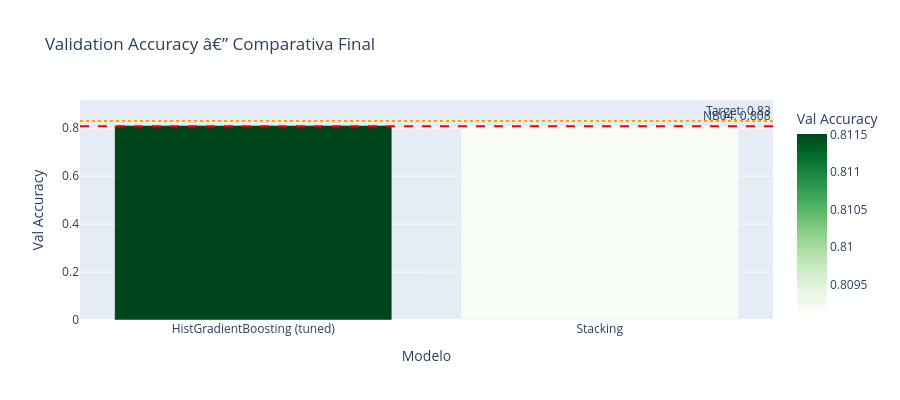

Notebook code cell kept with this figure:
### Code cell
eval_df = pd.DataFrame(eval_results).T.sort_values('val_accuracy', ascending=False)

fig = px.bar(
    eval_df.reset_index().rename(columns={'index': 'Modelo'}),
    x='Modelo', y='val_accuracy',
    title='Validation Accuracy â€” Comparativa Final',
    labels={'val_accuracy': 'Val Accuracy'},
    color='val_accuracy', color_continuous_scale='Greens',
)
if nb04_val_acc:
    fig.add_hline(y=nb04_val_acc, line_dash='dash', line_color='red',
                  annotation_text=f'NB04: {nb04_val_acc:.3f}')
fig.add_hline(y=TARGET_ACCURACY, line_dash='dot', line_color='orange',
              annotation_text=f'Target: {TARGET_ACCURACY}')
fig.update_layout(height=400, showlegend=False)
fig.show()

### Figure 1 — Plotly figure (JSON) as saved in the notebook; plotly's stock layout.template omitted (floating-point values rounded to 4 significant figures)
{"data": [{"alignmentgroup": "True", "hovertemplate": "Modelo=%{x}<br>Val Accuracy=%{marker.color}<extra></extra>", "legendgroup": "", "marker": {"color": [0.8115, 0.8092], "coloraxis": "coloraxis", "pattern": {"shape": ""}}, "name": "", "offsetgroup": "", "orientation": "v", "showlegend": false, "textposition": "auto", "type": "bar", "x": ["HistGradientBoosting (tuned)", "Stacking"], "xaxis": "x", "y": [0.8115, 0.8092], "yaxis": "y"}], "layout": {"annotations": [{"showarrow": false, "text": "NB04: 0.808", "x": 1, "xanchor": "right", "xref": "x domain", "y": 0.808, "yanchor": "bottom", "yref": "y"}, {"showarrow": false, "text": "Target: 0.83", "x": 1, "xanchor": "right", "xref": "x domain", "y": 0.83, "yanchor": "bottom", "yref": "y"}], "barmode": "relative", "coloraxis": {"colorbar": {"title": {"text": "Val Accuracy"}}, "colorscale": [[0, "rgb(247,252,245)"], [0.125, "rgb(229,245,224)"], [0.25, "rgb(199,233,192)"], [0.375, "rgb(161,217,155)"], [0.5, "rgb(116,196,118)"], [0.625, "rgb(65,171,93)"], [0.75, "rgb(35,139,69)"], [0.875, "rgb(0,109,44)"], [1, "rgb(0,68,27)"]]}, "height": 400, "legend": {"tracegroupgap": 0}, "shapes": [{"line": {"color": "red", "dash": "dash"}, "type": "line", "x0": 0, "x1": 1, "xref": "x domain", "y0": 0.808, "y1": 0.808, "yref": "y"}, {"line": {"color": "orange", "dash": "dot"}, "type": "line", "x0": 0, "x1": 1, "xref": "x domain", "y0": 0.83, "y1": 0.83, "yref": "y"}], "showlegend": false, "title": {"text": "Validation Accuracy â€” Comparativa Final"}, "xaxis": {"anchor": "y", "domain": [0, 1], "title": {"text": "Modelo"}}, "yaxis": {"anchor": "x", "domain": [0, 1], "title": {"text": "Val Accuracy"}}}}
